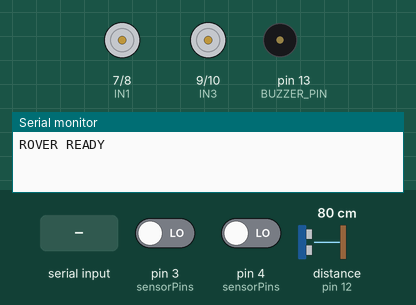
A sketch run on a simulated Arduino Uno, built with avr-gcc and run on an emulated ATmega328P. Shown: motor-driver pin pairs drawn as motors (green arrow = first pin HIGH = forward, orange = second pin HIGH = backward, longer = more drive, scaled by the enable pin), buzzer (waves = sounding, pin HIGH), the last lines printed to the serial monitor. Wiring (inferred from the names in the program): ultrasonic range finder: trigger pin 11; echo pin 12. The inputs (shaded band) are chosen by the test bench; at power-on: pin 3 (sensorPins) LOW, pin 4 (sensorPins) LOW, distance to the obstacle (sensor on pin 12) 80 cm. The echo pulse lasts 58.3 µs per cm; pins used as bus, display or sensor lines are not drawn.

Above: at 1.2 s.
1.3 s: "S" received over Serial
At 2.8 s:
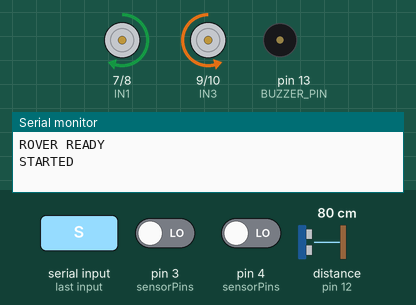
3.1 s: "R" received over Serial
At 3.6 s:
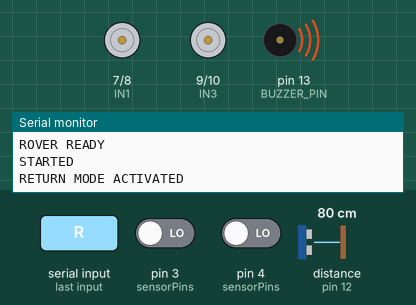
Timing chart, 0 to 6.1 s (numbered marks = the images above; inputs shaded):
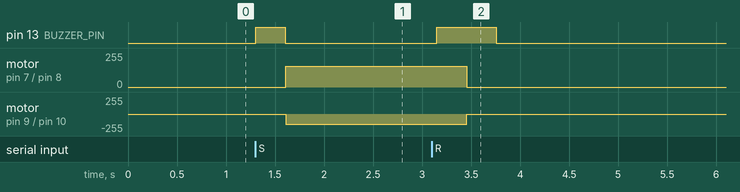

The sketch:

Rover_linefollower.ino
```cpp
// =============================================================================
// Line Following Delivery Rover — Arduino Uno
// =============================================================================
// Hardware:
//   - 2× IR digital sensors (left D3, right D4)
//   - HC-SR04 ultrasonic sensor (trig D11, echo D12)
//   - L298N dual H-bridge motor driver (IN1-4: D7-D10, ENA D5, ENB D6)
//   - Passive buzzer (D13)
//
// Serial commands (9600 baud, sent from Raspberry Pi):
//   S — start line following (forward delivery)
//   F — emergency stop
//   R — return to home station
//
// Serial output (read by Raspberry Pi for email notifications):
//   STARTED | STOPPED | RETURN MODE ACTIVATED
//   ROVER LOADED | ROVER EMPTY
//   RETURNED TO STATION
// =============================================================================

// --- Motor driver pins ---
const int IN1 = 7;
const int IN2 = 8;
const int IN3 = 9;
const int IN4 = 10;
const int ENA = 5;
const int ENB = 6;

// --- IR sensor pins (digital) ---
const int NUM_SENSORS   = 2;
const int SENSOR_LEFT   = 3;
const int SENSOR_RIGHT  = 4;
const int sensorPins[NUM_SENSORS] = {SENSOR_LEFT, SENSOR_RIGHT};
int sensors[NUM_SENSORS];

// --- Ultrasonic sensor pins ---
const int TRIG_PIN = 11;
const int ECHO_PIN = 12;

// --- Buzzer ---
const int BUZZER_PIN = 13;

// --- Motor speeds (0–255 PWM) ---
const int MOTOR_SPEED      = 155;
const int MOTOR_TURN_SPEED = 190;

// --- Load detection ---
// Object closer than this threshold (cm) = rover is loaded
const int LOAD_THRESHOLD_CM  = 15;
// Debounce: state must be stable for this long before reporting
const unsigned long DEBOUNCE_MS = 300;

bool stableLoadState = false;

// --- State machine ---
bool lineFollowing = false;
bool returning     = false;

// --- Return-mode stop-line detection ---
// With only 2 sensors a full-black stop line cannot be detected by sensor
// coverage alone. Instead, once both sensors read black simultaneously while
// reversing we treat that as the home marker.
bool returnStopDetected = false;

// =============================================================================
// Setup
// =============================================================================
void setup() {
  pinMode(IN1, OUTPUT);
  pinMode(IN2, OUTPUT);
  pinMode(IN3, OUTPUT);
  pinMode(IN4, OUTPUT);
  pinMode(ENA, OUTPUT);
  pinMode(ENB, OUTPUT);
  pinMode(BUZZER_PIN, OUTPUT);
  pinMode(TRIG_PIN, OUTPUT);
  pinMode(ECHO_PIN, INPUT);

  for (int i = 0; i < NUM_SENSORS; i++) {
    pinMode(sensorPins[i], INPUT);
  }

  Serial.begin(9600);
  Serial.println("ROVER READY");
}

// =============================================================================
// Main loop
// =============================================================================
void loop() {
  handleSerial();
  checkLoadStatus();

  if (lineFollowing) {
    followLineForward();
    delay(50);
  }

  if (returning) {
    readSensors();
    followLineReverse();
    delay(50);
  }
}

// =============================================================================
// Serial command handler
// =============================================================================
void handleSerial() {
  if (!Serial.available()) return;

  char cmd = Serial.read();

  if (cmd == 'S') {
    lineFollowing = true;
    returning     = false;
    beepBuzzer();
    Serial.println("STARTED");
  }
  else if (cmd == 'F') {
    lineFollowing = false;
    returning     = false;
    stopMotors();
    Serial.println("STOPPED");
  }
  else if (cmd == 'R') {
    returning          = true;
    lineFollowing      = false;
    returnStopDetected = false;
    beepBuzzer();
    Serial.println("RETURN MODE ACTIVATED");
  }
}

// =============================================================================
// Sensor read
// =============================================================================
void readSensors() {
  for (int i = 0; i < NUM_SENSORS; i++) {
    sensors[i] = digitalRead(sensorPins[i]);
  }
}

// =============================================================================
// Forward line following
// =============================================================================
void followLineForward() {
  readSensors();

  if (sensors[0] == 0 && sensors[1] == 0) {
    // Both on line → straight ahead
    moveForward();
  } else if (sensors[0] == 0 && sensors[1] == 1) {
    // Drifting right — left sensor still on line → steer right
    turnRight();
  } else if (sensors[0] == 1 && sensors[1] == 0) {
    // Drifting left — right sensor still on line → steer left
    turnLeft();
  } else {
    // Both off line → stop and wait for reacquisition
    stopMotors();
  }
}

// =============================================================================
// Reverse line following (return journey)
// Both sensors black simultaneously = home station stop line.
// =============================================================================
void followLineReverse() {
  // Stop-line detection: both sensors on black while reversing = home station
  if (sensors[0] == 0 && sensors[1] == 0) {
    stopMotors();
    beepBuzzer();
    Serial.println("RETURNED TO STATION");
    returning = false;
    return;
  }

  if (sensors[1] == 0) {
    // Centre path — reverse straight
    moveBackward();
  } else if (sensors[0] == 0) {
    // Left sensor on line — steer right while reversing
    turnRight();
  } else if (sensors[1] == 0) {
    // Right sensor on line — steer left while reversing
    turnLeft();
  } else {
    // Lost line
    stopMotors();
  }
}

// =============================================================================
// Load detection (debounced)
// Reads HC-SR04; reports state changes over serial after DEBOUNCE_MS.
// =============================================================================
void checkLoadStatus() {
  static bool lastReading         = false;
  static unsigned long debounceStart = 0;

  int dist            = getDistance();
  bool currentReading = (dist > 0 && dist < LOAD_THRESHOLD_CM);

  if (currentReading != lastReading) {
    debounceStart = millis();
    lastReading   = currentReading;
  }

  if ((millis() - debounceStart) > DEBOUNCE_MS) {
    if (currentReading != stableLoadState) {
      stableLoadState = currentReading;
      Serial.println(stableLoadState ? "ROVER LOADED" : "ROVER EMPTY");
    }
  }
}

// =============================================================================
// HC-SR04 distance measurement
// Returns distance in cm; returns 0 on timeout.
// =============================================================================
int getDistance() {
  digitalWrite(TRIG_PIN, LOW);
  delayMicroseconds(2);
  digitalWrite(TRIG_PIN, HIGH);
  delayMicroseconds(10);
  digitalWrite(TRIG_PIN, LOW);

  long dur = pulseIn(ECHO_PIN, HIGH, 30000);  // 30 ms timeout ≈ 510 cm max
  if (dur == 0) return 0;
  return (int)(dur * 0.034 / 2);
}

// =============================================================================
// Motor control
// =============================================================================
void moveForward() {
  analogWrite(ENA, MOTOR_SPEED);
  analogWrite(ENB, MOTOR_SPEED);
  digitalWrite(IN1, HIGH); digitalWrite(IN2, LOW);
  digitalWrite(IN4, HIGH); digitalWrite(IN3, LOW);
}

void moveBackward() {
  analogWrite(ENA, MOTOR_SPEED);
  analogWrite(ENB, MOTOR_SPEED);
  digitalWrite(IN1, LOW); digitalWrite(IN2, HIGH);
  digitalWrite(IN3, LOW); digitalWrite(IN4, HIGH);
}

void turnLeft() {
  analogWrite(ENA, MOTOR_TURN_SPEED);
  analogWrite(ENB, MOTOR_TURN_SPEED);
  digitalWrite(IN1, LOW);  digitalWrite(IN2, HIGH);
  digitalWrite(IN4, HIGH); digitalWrite(IN3, LOW);
}

void turnRight() {
  analogWrite(ENA, MOTOR_TURN_SPEED);
  analogWrite(ENB, MOTOR_TURN_SPEED);
  digitalWrite(IN1, HIGH); digitalWrite(IN2, LOW);
  digitalWrite(IN4, LOW);  digitalWrite(IN3, HIGH);
}

void turnAround() {
  analogWrite(ENA, MOTOR_TURN_SPEED);
  analogWrite(ENB, MOTOR_TURN_SPEED);
  digitalWrite(IN1, HIGH); digitalWrite(IN2, LOW);
  digitalWrite(IN3, HIGH); digitalWrite(IN4, LOW);
}

void stopMotors() {
  analogWrite(ENA, 0);
  analogWrite(ENB, 0);
  digitalWrite(IN1, LOW); digitalWrite(IN2, LOW);
  digitalWrite(IN3, LOW); digitalWrite(IN4, LOW);
}

// =============================================================================
// Buzzer — single 300 ms beep
// =============================================================================
void beepBuzzer() {
  digitalWrite(BUZZER_PIN, HIGH);
  delay(300);
  digitalWrite(BUZZER_PIN, LOW);
}
```

Measured:
- after the input at 1.3 s, pin 13 (BUZZER_PIN): LOW → HIGH at once, → LOW 0.30 s later; motor on pin 7 (IN1) / pin 8 (IN2): stopped → forward 155/255 after 0.31 s; motor on pin 9 (IN3) / pin 10 (IN4): stopped → backward 155/255 after 0.31 s
- after the input at 3.1 s, pin 13 (BUZZER_PIN): LOW → HIGH after 0.05 s, → LOW 0.61 s later; motor on pin 7 (IN1) / pin 8 (IN2): forward 155/255 → stopped after 0.36 s; motor on pin 9 (IN3) / pin 10 (IN4): backward 155/255 → stopped after 0.36 s
